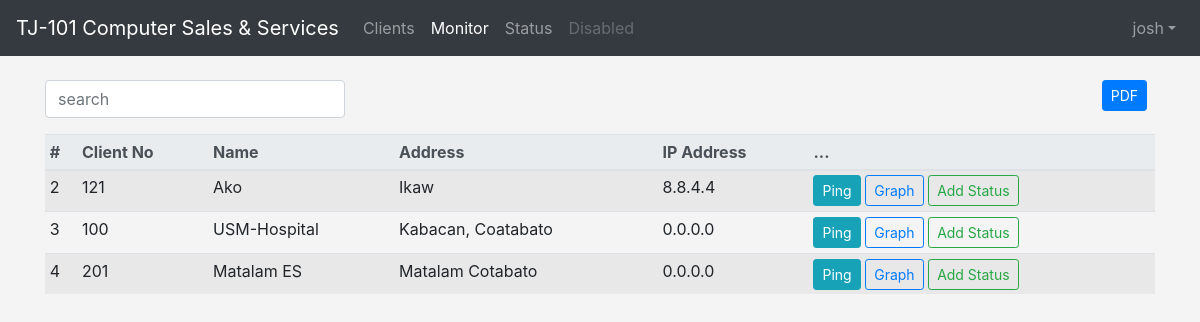
/clients/monitor/ (signed in), run on the app's committed database.
### client/models.py (models this page shows, shortened)
class Client(models.Model):
    client_no       = models.CharField(max_length=50)
    client_name     = models.CharField(max_length=150)
    client_address  = models.CharField(max_length=200)
    client_email    = models.CharField(max_length=100)
    client_registered = models.DateField(auto_now_add=False)
    client_active   = models.BooleanField(default=False)
    client_ip       = models.CharField(default="0.0.0.0", max_length=20)
    def __str__(self):
        return  self.client_name

### client/views.py (the view)
# urls.py: path('monitor/', views.monitor_client, name='monitor_client'),
def monitor_client(request):
    data = dict()
    clients = Client.objects.all()
    return render(request, 'monitors/monitors.html', {'clients': clients})

### templates/monitors/monitors.html (shortened to what this page needs)
{% extends 'base/base.html' %}
{% block content %}
    {% if user.is_authenticated  %}
        {% include 'base/navbar-monitor.html' %}
        <br>
            <div class="container">
                <div class="row mb-2">
                    <div class="col col-2 mb-2 float-left">
                        <form method="POST">
                            <input type="text" class="form-control" style="width: 300px;" placeholder="search">
                        </form>
                    </div>
                    <div class="col col-10 float-right">
                        <button type="button" class="btn btn-primary btn-sm js-pdf-client mx-2 float-right">
                            PDF
                        </button>
                    </div>
                </div>
                <div class="table-responsive table-sm table-striped">
                    <table class="table table-hover" id="monitorTable">
                        <thead class="thead-light">
                            <tr>
                                <th>#</th>
                                <th>Client No</th>
                                <th>Name</th>
                                <th>Address</th>
                                <th>IP Address</th>
                                <th>...</th>
                            </tr>
                        </thead>
                        <tbody>
                            {% include 'monitors/partial_monitor_list.html' %}
                        </tbody>
                    </table>
                </div>
            </div>
        {% endif %}
{% endblock content %}

### templates/base/navbar-user.html (shortened to what this page needs)
<ul class="navbar-nav ml-auto ml-md-0">
    <li class="nav-item dropdown">
        <a class="nav-link dropdown-toggle" id="userDropdown" href="#" role="button" data-toggle="dropdown" aria-haspopup="true" aria-expanded="false">{{user.username}}</a>
    </li>
  </ul>

### templates/monitors/partial_monitor_list.html
{% for client in clients %}
    <tr>
        <td>{{client.pk}}</td>
        <td>{{client.client_no}}</td>
        <td>{{client}}</td>
        <td>{{client.client_address}}</td>
        <td>{{client.client_ip}}</td>
        <td>
            <button type="button"
                class="btn btn-info btn-sm js-ping-client" data-url="{% url 'client:monitor_ping' client.pk %}">
                Ping
            </button>
            <button type="button"
                class="btn btn-outline-primary btn-sm js-graph-client">
                Graph
            </button>
            <button type="button"
                class="btn btn-outline-success btn-sm js-create-status" data-url="{% url 'client:create_status' client.pk %}">
                Add Status
            </button>
        </td>
    </tr>
{% empty %}
    <tr>
        <td colspan="7" class="text-center bg-warning">No Client</td>
    </tr>
{% endfor %}

### static/css/style.css (style rules this page uses)
body { background-color: #f4f4f4; }

### data on the page
Client: pk "2", client_no "121", client_name "Ako", client_address "Ikaw", client_ip "8.8.4.4"
Client: pk "3", client_no "100", client_name "USM-Hospital", client_address "Kabacan, Coatabato", client_ip "0.0.0.0"
Client: pk "4", client_no "201", client_name "Matalam ES", client_address "Matalam Cotabato", client_ip "0.0.0.0"

### other printed values
{{ user.username }} "josh"
